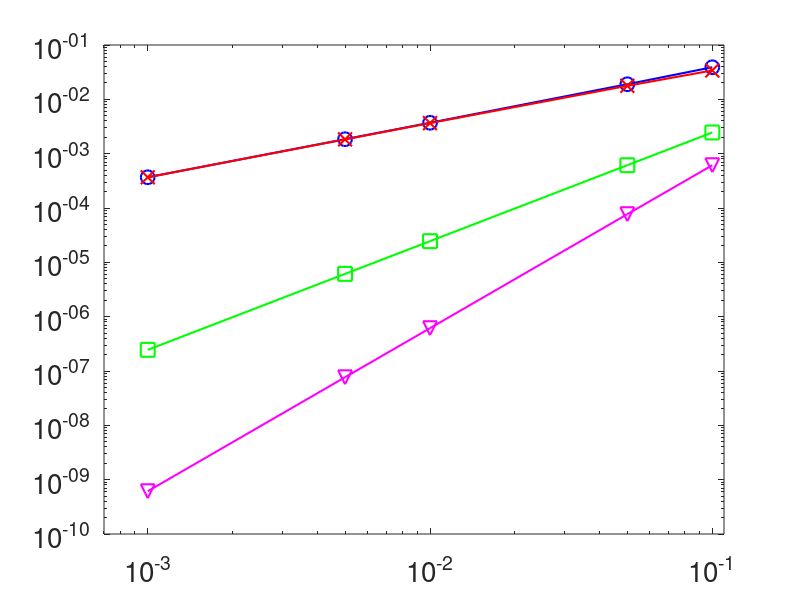

Write MATLAB code to recreate this figure. (Note: this script raises an error after producing the figure.)
%% Preliminaries
clear all
set(0,'defaultaxesfontsize',20);
set(0,'defaulttextfontsize',20);

%% Specify grid spacing(???)
h = [0.001,0.005,0.01,0.05,0.1];

%% Specify u and dudx as inline functions  (http://www.mathworks.com/help/matlab/ref/inline.html)
u          = inline('exp(-x.^2)');
dudx    = inline('-2.*x.*exp(-x.^2)');

%% Compute the FD approximations (??.)
Dplus   = (u(1+h) - u(1))./h;
Dminus = (u(1) - u(1-h))./h;
Dzero   = (u(1+h) - u(1-h))./(2*h);
Dthree  = (2*u(1+h) + 3*u(1) - 6*u(1-h) + u(1-2*h))./(6*h);

%% Compute the exact value of dudx
duexact = dudx(1);

%% Plot the error on a log-log scale (http://www.mathworks.com/help/matlab/ref/loglog.html?searchHighlight=loglog)
figure(1);
clf;
loglog(h, abs(Dplus-duexact),'-ob','LineWidth',1.5,'MarkerSize',10);
hold on; %%?????????
loglog(h, abs(Dminus-duexact),'-xr','LineWidth',1.5,'MarkerSize',10);
loglog(h, abs(Dzero-duexact),'-sg','LineWidth',1.5,'MarkerSize',10);
loglog(h, abs(Dthree-duexact),'-vm','LineWidth',1.5,'MarkerSize',10);
hold off; %%?????
axis([0.0007 0.11 10^(-10) 10^(-1)]); %%axis([xmin xmax ymin ymax])
legend('D_{+}','D_{-}','D_0','D_3',4);
title('Error in FD methods to approximate du/dx');
xlabel('h');
grid on;

%% Find the slopes of the lines ( polyfit-finds the coefficients of a polynomial p(x) of degree n that fits the data)
 [p1,s]=polyfit(log(h), log(abs(Dplus-duexact)),1);
 [p2,s]=polyfit(log(h), log(abs(Dminus-duexact)),1);
 [p3,s]=polyfit(log(h), log(abs(Dzero-duexact)),1);
 [p4,s]=polyfit(log(h), log(abs(Dthree-duexact)),1);

 disp(['The slopes Dplus is ', num2str(p1(1))])
 disp(['The slopes Dminus is ', num2str(p2(1))])
 disp(['The slopes Dzero is ', num2str(p3(1))])
 disp(['The slopes Dthree is ', num2str(p4(1))])
 